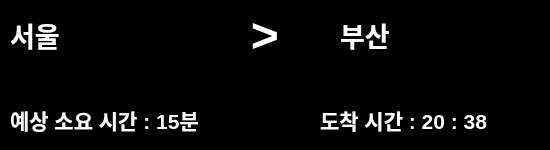
<?xml version="1.0" encoding="UTF-8"?>
<ui version="4.0">
 <class>Form</class>
 <widget class="QWidget" name="Form">
  <property name="geometry">
   <rect>
    <x>0</x>
    <y>0</y>
    <width>550</width>
    <height>150</height>
   </rect>
  </property>
  <property name="windowTitle">
   <string>Form</string>
  </property>
  <property name="styleSheet">
   <string notr="true">background-color: rgb(0, 0, 0);</string>
  </property>
  <widget class="QLabel" name="label">
   <property name="geometry">
    <rect>
     <x>10</x>
     <y>10</y>
     <width>200</width>
     <height>50</height>
    </rect>
   </property>
   <property name="font">
    <font>
     <family>Arial</family>
     <pointsize>20</pointsize>
     <weight>75</weight>
     <bold>true</bold>
    </font>
   </property>
   <property name="styleSheet">
    <string notr="true">color: rgb(255, 255, 255);</string>
   </property>
   <property name="text">
    <string>서울</string>
   </property>
  </widget>
  <widget class="QLabel" name="label_2">
   <property name="geometry">
    <rect>
     <x>340</x>
     <y>10</y>
     <width>200</width>
     <height>50</height>
    </rect>
   </property>
   <property name="font">
    <font>
     <family>Arial</family>
     <pointsize>20</pointsize>
     <weight>75</weight>
     <bold>true</bold>
    </font>
   </property>
   <property name="styleSheet">
    <string notr="true">color: rgb(255, 255, 255);</string>
   </property>
   <property name="text">
    <string>부산</string>
   </property>
  </widget>
  <widget class="QLabel" name="label_3">
   <property name="geometry">
    <rect>
     <x>240</x>
     <y>10</y>
     <width>50</width>
     <height>50</height>
    </rect>
   </property>
   <property name="font">
    <font>
     <family>Arial</family>
     <pointsize>36</pointsize>
     <weight>75</weight>
     <bold>true</bold>
    </font>
   </property>
   <property name="styleSheet">
    <string notr="true">color: rgb(255, 255, 255);</string>
   </property>
   <property name="text">
    <string>&gt;</string>
   </property>
   <property name="alignment">
    <set>Qt::AlignCenter</set>
   </property>
  </widget>
  <widget class="QLabel" name="label_4">
   <property name="geometry">
    <rect>
     <x>10</x>
     <y>100</y>
     <width>300</width>
     <height>40</height>
    </rect>
   </property>
   <property name="font">
    <font>
     <family>Arial</family>
     <pointsize>16</pointsize>
     <weight>75</weight>
     <bold>true</bold>
    </font>
   </property>
   <property name="styleSheet">
    <string notr="true">color: rgb(255, 255, 255);</string>
   </property>
   <property name="text">
    <string>예상 소요 시간 : 15분</string>
   </property>
  </widget>
  <widget class="QLabel" name="label_5">
   <property name="geometry">
    <rect>
     <x>320</x>
     <y>100</y>
     <width>220</width>
     <height>40</height>
    </rect>
   </property>
   <property name="font">
    <font>
     <family>Arial</family>
     <pointsize>16</pointsize>
     <weight>75</weight>
     <bold>true</bold>
    </font>
   </property>
   <property name="styleSheet">
    <string notr="true">color: rgb(255, 255, 255);</string>
   </property>
   <property name="text">
    <string>도착 시간 : 20 : 38</string>
   </property>
  </widget>
 </widget>
 <resources/>
 <connections/>
</ui>
